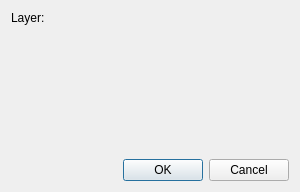
<?xml version="1.0" encoding="UTF-8"?>
<ui version="4.0">
 <class>QG_DlgAttributes</class>
 <widget class="QDialog" name="QG_DlgAttributes">
  <property name="geometry">
   <rect>
    <x>0</x>
    <y>0</y>
    <width>300</width>
    <height>192</height>
   </rect>
  </property>
  <property name="sizePolicy">
   <sizepolicy hsizetype="MinimumExpanding" vsizetype="MinimumExpanding">
    <horstretch>0</horstretch>
    <verstretch>0</verstretch>
   </sizepolicy>
  </property>
  <property name="minimumSize">
   <size>
    <width>0</width>
    <height>0</height>
   </size>
  </property>
  <property name="windowTitle">
   <string>Attributes</string>
  </property>
  <layout class="QVBoxLayout">
   <item>
    <layout class="QHBoxLayout">
     <item>
      <layout class="QVBoxLayout">
       <item>
        <layout class="QHBoxLayout">
         <item>
          <widget class="QLabel" name="lLayer">
           <property name="sizePolicy">
            <sizepolicy hsizetype="Preferred" vsizetype="Preferred">
             <horstretch>0</horstretch>
             <verstretch>0</verstretch>
            </sizepolicy>
           </property>
           <property name="text">
            <string>Layer:</string>
           </property>
           <property name="wordWrap">
            <bool>false</bool>
           </property>
          </widget>
         </item>
         <item>
          <widget class="QG_LayerBox" name="cbLayer" native="true"/>
         </item>
        </layout>
       </item>
       <item>
        <widget class="QG_WidgetPen" name="wPen" native="true">
         <property name="sizePolicy">
          <sizepolicy hsizetype="MinimumExpanding" vsizetype="MinimumExpanding">
           <horstretch>0</horstretch>
           <verstretch>0</verstretch>
          </sizepolicy>
         </property>
        </widget>
       </item>
      </layout>
     </item>
    </layout>
   </item>
   <item>
    <widget class="QDialogButtonBox" name="buttonBox">
     <property name="standardButtons">
      <set>QDialogButtonBox::Cancel|QDialogButtonBox::Ok</set>
     </property>
    </widget>
   </item>
  </layout>
 </widget>
 <layoutdefault spacing="6" margin="11"/>
 <customwidgets>
  <customwidget>
   <class>QG_WidgetPen</class>
   <extends>QWidget</extends>
   <header>qg_widgetpen.h</header>
  </customwidget>
  <customwidget>
   <class>QG_LayerBox</class>
   <extends>QWidget</extends>
   <header>qg_layerbox.h</header>
  </customwidget>
 </customwidgets>
 <resources/>
 <connections>
  <connection>
   <sender>buttonBox</sender>
   <signal>accepted()</signal>
   <receiver>QG_DlgAttributes</receiver>
   <slot>accept()</slot>
   <hints>
    <hint type="sourcelabel">
     <x>149</x>
     <y>175</y>
    </hint>
    <hint type="destinationlabel">
     <x>20</x>
     <y>20</y>
    </hint>
   </hints>
  </connection>
  <connection>
   <sender>buttonBox</sender>
   <signal>rejected()</signal>
   <receiver>QG_DlgAttributes</receiver>
   <slot>reject()</slot>
   <hints>
    <hint type="sourcelabel">
     <x>149</x>
     <y>175</y>
    </hint>
    <hint type="destinationlabel">
     <x>20</x>
     <y>20</y>
    </hint>
   </hints>
  </connection>
 </connections>
</ui>
